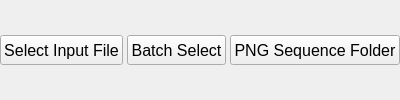
                                   <widget class="QWidget" name="inputFileContainer" native="true">
                                    <layout class="QHBoxLayout" name="horizontalLayout_4">
                                     <property name="spacing">
                                      <number>4</number>
                                     </property>
                                     <property name="leftMargin">
                                      <number>0</number>
                                     </property>
                                     <property name="topMargin">
                                      <number>0</number>
                                     </property>
                                     <property name="rightMargin">
                                      <number>0</number>
                                     </property>
                                     <property name="bottomMargin">
                                      <number>0</number>
                                     </property>
                                     <item>
                                      <widget class="QPushButton" name="inputFileSelectButton">
                                       <property name="minimumSize">
                                        <size>
                                         <width>0</width>
                                         <height>30</height>
                                        </size>
                                       </property>
                                       <property name="maximumSize">
                                        <size>
                                         <width>16777215</width>
                                         <height>30</height>
                                        </size>
                                       </property>
                                       <property name="font">
                                        <font>
                                         <pointsize>12</pointsize>
                                        </font>
                                       </property>
                                       <property name="styleSheet">
                                        <string notr="true"/>
                                       </property>
                                       <property name="text">
                                        <string>Select Input File</string>
                                       </property>
                                      </widget>
                                     </item>
                                      <item>
                                       <widget class="QPushButton" name="batchSelectButton">
                                       <property name="minimumSize">
                                        <size>
                                         <width>0</width>
                                         <height>30</height>
                                        </size>
                                       </property>
                                       <property name="maximumSize">
                                        <size>
                                         <width>16777215</width>
                                         <height>30</height>
                                        </size>
                                       </property>
                                       <property name="font">
                                        <font>
                                         <pointsize>12</pointsize>
                                        </font>
                                       </property>
                                       <property name="styleSheet">
                                        <string notr="true"/>
                                       </property>
                                        <property name="text">
                                         <string>Batch Select</string>
                                        </property>
                                       </widget>
                                      </item>
                                      <item>
                                       <widget class="QPushButton" name="pngSequenceSelectButton">
                                        <property name="minimumSize">
                                         <size>
                                          <width>0</width>
                                          <height>30</height>
                                         </size>
                                        </property>
                                        <property name="maximumSize">
                                         <size>
                                          <width>16777215</width>
                                          <height>30</height>
                                         </size>
                                        </property>
                                        <property name="font">
                                         <font>
                                          <pointsize>12</pointsize>
                                         </font>
                                        </property>
                                        <property name="text">
                                         <string>PNG Sequence Folder</string>
                                        </property>
                                       </widget>
                                      </item>
                                     </layout>
                                    </widget>
